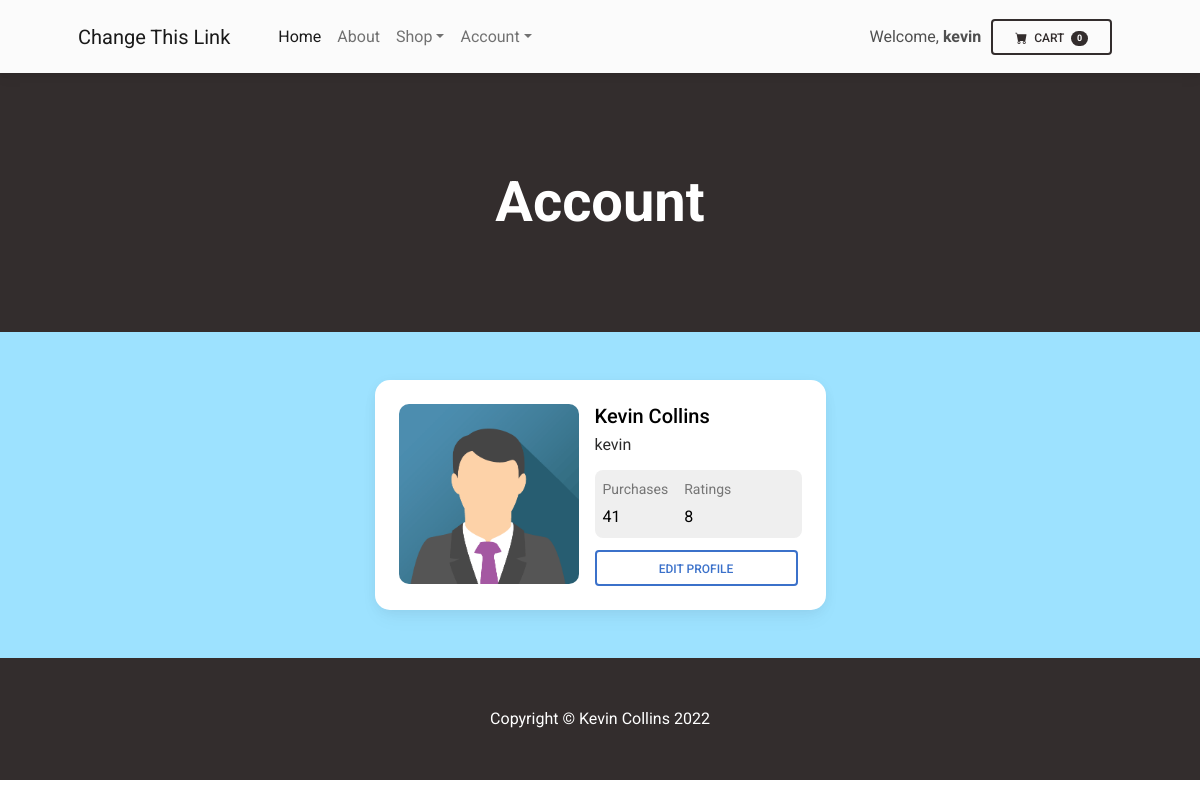
Screenshot of /account (signed in) with the database file from the repository.
### shop/models.py (models this page shows)
class User(AbstractUser):
    image = models.ImageField(upload_to='images', default="No Image")

### shop/views.py (the view)
# urls.py: path("account", views.account, name='account'),
@login_required(login_url='registration/login')
def account(request):
    return render(request, "shop/account.html")

### shop/templates/shop/account.html (shortened to what this page needs)
{% extends "shop/layout.html" %}
{% block main %}
<header class="bg-dark py-5">
    <div class="container px-4 px-lg-5 my-5">
        <div class="text-center text-white">
            <h1 class="display-4 fw-bolder">Account</h1>
        </div>
    </div>
</header>
<section class="vh-10" style="background-color: #9de2ff;">
    <div class="container py-5 h-100">
      <div class="row d-flex justify-content-center align-items-center h-100">
        <div class="col col-md-9 col-lg-7 col-xl-5">
          <div class="card" style="border-radius: 15px;">
            <div class="card-body p-4">
              <div class="d-flex text-black">
                <div class="flex-shrink-0">
                  <img src="{{ user.image.url }}"
                    alt="No Image" class="img-fluid"
                    style="width: 180px; border-radius: 10px;">
                </div>
                <div class="flex-grow-1 ms-3">
                  <h5 class="mb-1">{{user.first_name}} {{user.last_name}}</h5>
                  <p class="mb-2 pb-1" style="color: #2b2a2a;">{{user.username}}</p>
                  <div class="d-flex justify-content-start rounded-3 p-2 mb-2"
                    style="background-color: #efefef;">
                    <div>
                      <p class="small text-muted mb-1">Purchases</p>
                      <p class="mb-0">41</p>
                    </div>
                    <div class="px-3">
                      <p class="small text-muted mb-1">Ratings</p>
                      <p class="mb-0">8</p>
                    </div>
                  </div>
                  <div class="d-flex pt-1">
                    <button type="button" class="btn btn-outline-primary me-1 flex-grow-1" onclick=location.href="{% url 'update-account' %}">Edit Profile</button>
                  </div>
                </div>
              </div>
            </div>
          </div>
        </div>
      </div>
    </div>
  </section>
{% endblock %}

### shop/templates/shop/layout.html (shortened to what this page needs)
{% load static %}
<!DOCTYPE html>
<html lang="en">
    <head>
        <link href="https://cdn.jsdelivr.net/npm/bootstrap-icons@1.5.0/font/bootstrap-icons.css" rel="stylesheet" />
        <link href="{% static 'shop/css/styles.css' %}" rel="stylesheet" />
        <link
        href="https://cdnjs.cloudflare.com/ajax/libs/font-awesome/6.0.0/css/all.min.css"
        rel="stylesheet"
        />
        <link
        href="https://cdnjs.cloudflare.com/ajax/libs/mdb-ui-kit/6.0.1/mdb.min.css"
        rel="stylesheet"
        />
    </head>
    <body>
        <nav class="navbar navbar-expand-lg navbar-light bg-light">
            <div class="container px-4 px-lg-5">
                <a class="navbar-brand" href="#!">Change This Link</a>
                <div class="collapse navbar-collapse" id="navbarSupportedContent">
                    <ul class="navbar-nav me-auto mb-2 mb-lg-0 ms-lg-4">
                        <li class="nav-item"><a class="nav-link active" aria-current="page" href="{% url 'index' %}">Home</a></li>
                        <li class="nav-item"><a class="nav-link" href="#!">About</a></li>
                        <li class="nav-item dropdown">
                            <a class="nav-link dropdown-toggle" id="navbarDropdown" href="#" role="button" data-bs-toggle="dropdown" aria-expanded="false">Shop</a>
                        </li>
                        {% if user.is_authenticated %}
                        <li class="nav-item dropdown">
                            <a class="nav-link dropdown-toggle" id="navbarDropdown" href="#" role="button" data-bs-toggle="dropdown" aria-expanded="false">Account</a>
                        </li>
                        {% endif %}
                    </ul>
                    {% if user.is_authenticated %}
                    <div>
                        Welcome, <strong>{{ user.username }}</strong>
                    </div>
                    {% endif %}
                    <div style="margin:10px;">
                        <button class="btn btn-outline-dark" type="submit" onclick=location.href="{% url 'cart' %}">
                            <i class="bi-cart-fill me-1"></i>
                            Cart
                            <span id="cl" class="badge bg-dark text-white ms-1 rounded-pill">{{user.shopping_cart.all.count}}</span>
                        </button>
                    </div>
                </div>
            </div>
        </nav>
        <main>
            {% block main %}
            {% endblock %}
        </main>
        <footer class="py-5 bg-dark">
            <div class="container"><p class="m-0 text-center text-white">Copyright &copy; Kevin Collins 2022</p></div>
        </footer>
    </body>
</html>

### rows the page displays
User: username "kevin", shopping_cart.all.count "0", image (picture), first_name "Kevin", last_name "Collins"
